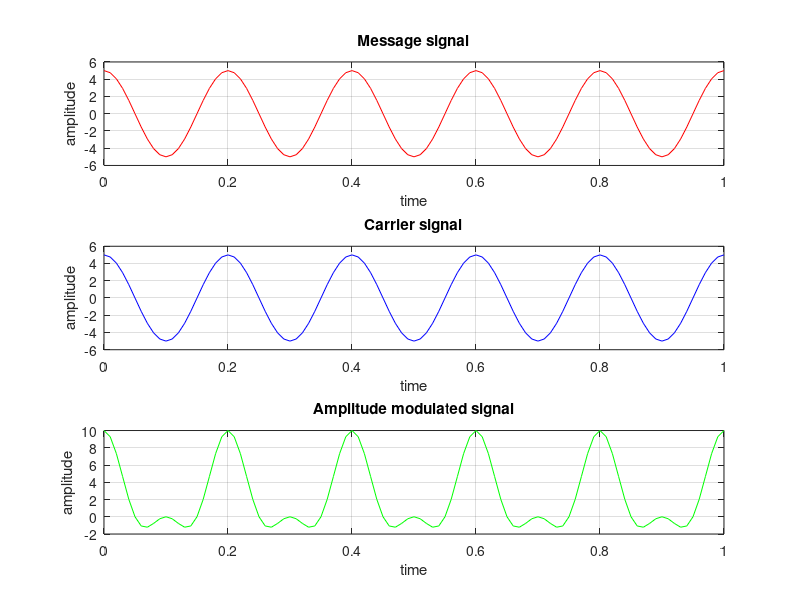

MATLAB code to generate this figure:
%2.	Plot a message signal, a carrier signal and the final modulated signal by taking input of 

%	Message amplitude(Am) 
%	Message frequency(Fm) 

%	Carrier amplitude(Ac) 
%	Carrier frequency(Fc) 
%   Plot the 3 graphs together using subplot().
	

clc;
clf;
close all;
clear all;
t=0:0.01:1;
vm=input('Enter the value of vm: ');
fm=input('Enter the value of fm: ');
vc=input('Enter the value of vc: ');
fc=input('Enter the value of fc: ');
m=vm*cos(2*pi*fm*t);
n=vc*cos(2*pi*fc*t);

subplot(3,1,1)
plot(t,m,'r')
title('Message signal');
xlabel('time');
ylabel('amplitude');
grid on


subplot(3,1,2)
plot(t,n,'b')
title('Carrier signal');
xlabel('time');
ylabel('amplitude');
grid on

M=vm/vc;
s=vc*cos(2*pi*fc*t)+((M*vc)/2)*(cos((2*pi*fc*t)+(2*pi*fm*t)))+((M*vc)/2)*(cos((2*pi*fc*t)-(2*pi*fm*t)));

subplot(3,1,3)
plot(t,s,'g')
title('Amplitude modulated signal');
xlabel('time');
ylabel('amplitude');
grid on
